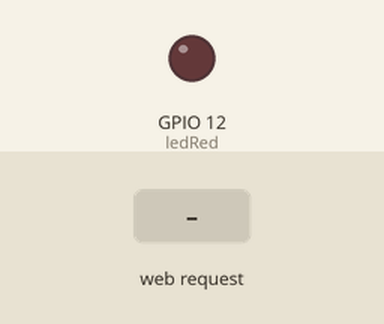
This sketch was run on a simulated ESP8266 (NodeMCU). Parts: output pins drawn as LEDs (lit = HIGH). The inputs (shaded band) are chosen by the test bench. WiFi joins after 1.5 s; servers stay silent unless stated; what the sketch prints to the serial monitor is not drawn.

Above: at 2.7 s.
2.8 s: HTTP request GET /led?r=1 received
At 3.8 s:
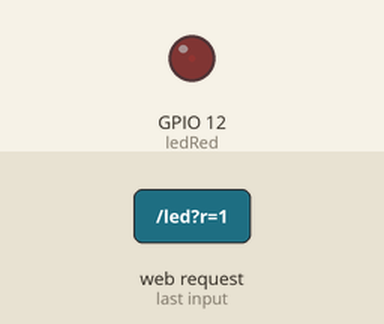
4.3 s: HTTP request GET /led?r=120 received
At 4.9 s:
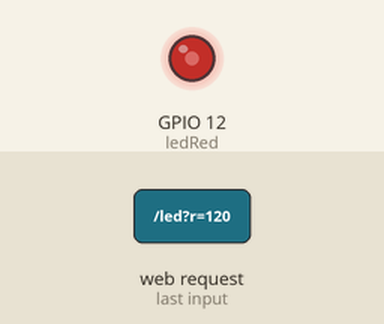
Timing chart, 0 to 7.3 s (numbered marks = the images above; inputs shaded):
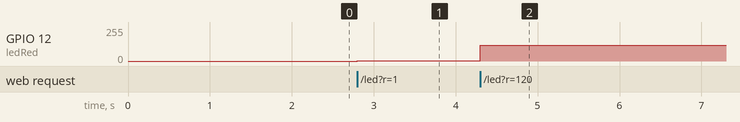

The sketch:

WebLED_RedOnly.ino
```cpp
#include <ESP8266WiFi.h>
#include <WiFiClient.h>
#include <ESP8266WebServer.h>
#include <ESP8266mDNS.h>

const char* ssid = "****";
const char* password = "****";

ESP8266WebServer server(80);

const int ledRed    = 12;

void handleRoot() {
  String html = "<h1>hello from esp8266!</h1>";
  html += "<p><a href=\"/led?r=255\">red</a></p>";
  server.send(200, "text/html", html);
}

void handleNotFound(){
  server.send(404, "text/plain", "File Not Found");
}

void setup(void){
  //出力ピンの初期化
  pinMode(ledRed, OUTPUT);
  analogWriteRange(255);

  //シリアル初期化
  Serial.begin(115200);

  //WiFi初期化
  WiFi.mode(WIFI_STA);
  WiFi.begin(ssid, password);

  // 接続確認
  while (WiFi.status() != WL_CONNECTED) {
    delay(500);
    Serial.print(".");
  }
  Serial.println("");
  Serial.print("IP address: ");
  Serial.println(WiFi.localIP());

  //  mDNS開始
  if (MDNS.begin("esp8266")) {
    Serial.println("MDNS responder started");
  }

  //ウェブサーバー設定
  server.on("/", handleRoot);

  server.on("/led", []() {
    int red = server.arg("r").toInt();
    if(red >= 0){
      analogWrite(ledRed, red);
    }

    String html = "<h1>hello from esp8266!</h1>";
    html += "<p>Red:<a href=\"/led?r=255\">255</a> / <a href=\"/led?r=0\">0</a> </p>";

    server.send(200, "text/html",html);
  });

  server.onNotFound(handleNotFound);

  //ウェブサーバー開始
  server.begin();
  Serial.println("HTTP server started");
}

void loop(void){
  server.handleClient();
}
```

Measured:
- after the input at 2.8 s, GPIO 12 (ledRed): 0/255 → 1/255 at once
- after the input at 4.3 s, GPIO 12 (ledRed): 1/255 → 120/255 at once
